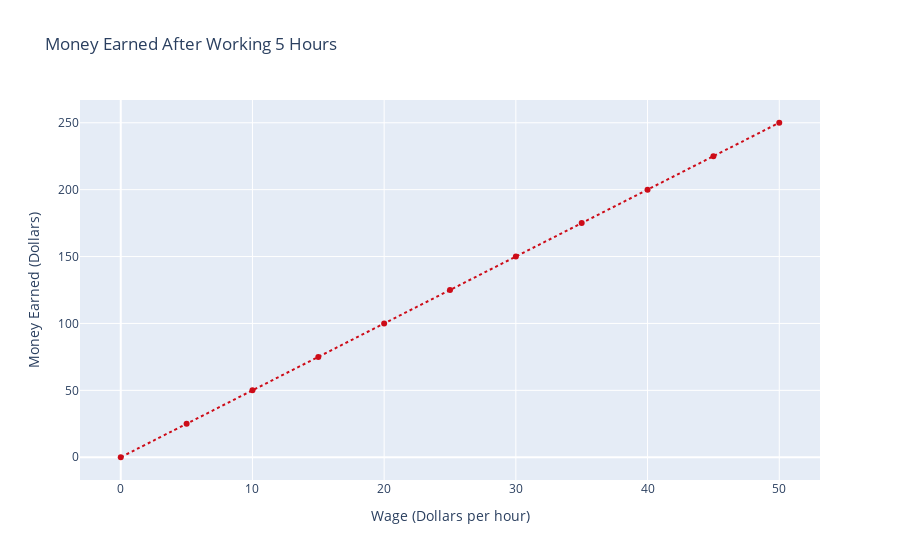

The cell this chart's notebook holds for it:
### Markdown cell above
# Graphing two variables 

** or **

## Understanding the Relationship Between Two Variables Using Graphs 
***




![Math_Gif](https://media.giphy.com/media/BmmfETghGOPrW/giphy.gif)
<center>*GIF taken from https://giphy.com/gifs/reaction-BmmfETghGOPrW, June 11th, 2018.*</center>

***

## **Introduction**

You may have heard the old saying, "you get what you give".  It means what you get is worth the same as what you give up for it.  But have you ever noticed that if you *change* what you give, it can *change* what you get?  Like when you eat more food, you get more energy, or when you spend more time on homework, you get better grades.

In these examples, the things you get (or give) are like **variables**—they are amounts that are allowed to change.  Sometimes, changing the value of one variable can affect the value of another.  Think about this example:

> ### Example  
> Say you have a job that pays you 10 dollars per hour. The amount of money you earn after working 5 hours depends on this wage (5 hours)x(10 dollars per hour) = 50 dollars. If your wage goes up to 12 dollars per hour, the amount of money you would make in 5 hours would change as well (5 hours)x(12 dollars per hour) = 60 dollars. So, your wage is a *variable* that determines how much money you are going to make.  

Variables are a part of our lives every day, but their exact effect can be hard to understand on their own.  A useful tool to help us see how variables affect results is called a **graph**, which is simply a visual way to show how variables are related.

This lesson will focus on how we can use graphs to improve our understanding of how two variables interact with each other. There are many different types of graphs, but we will focus on line graphs in this lesson to show you how to work with **linear functions**. We will go through:
- how to create a graph of a linear function 
- how to analyze some important features of a graph

Take a look at the graph shown below. This is a line graph that shows the relationship between a person's wage and how much money they earn after working 5 hours. You can use the toolbar at the top of the graph to play with it.

### Code cell
wages = np.linspace(0,50,11)
money = []
for item in wages:
    y = item*5
    money.append(y)

layout = go.Layout(
    title = "Money Earned After Working 5 Hours",
    yaxis = dict(
        title="Money Earned (Dollars)"
    ),
    xaxis = dict(
        title="Wage (Dollars per hour)",
    ),
)

trace1 = go.Scatter(
    x = wages,
    y = money,
    mode = "lines+markers",
    name = "Plot 1",
    line=dict(
        color = ('rgb(205, 12, 24)'),
        shape = "spline",
        dash = "dot"
    )
    
)

fig = go.Figure(data = [trace1], layout = layout)
py.offline.iplot(fig)

### Figure 1 — Plotly figure (JSON) as saved in the notebook; plotly's stock layout.template omitted (floating-point values rounded to 4 significant figures)
{"data": [{"line": {"color": "rgb(205, 12, 24)", "dash": "dot", "shape": "spline"}, "mode": "lines+markers", "name": "Plot 1", "type": "scatter", "x": [0, 5, 10, 15, 20, 25, 30, 35, 40, 45, 50], "y": [0, 25, 50, 75, 100, 125, 150, 175, 200, 225, 250]}], "layout": {"title": {"text": "Money Earned After Working 5 Hours"}, "xaxis": {"title": {"text": "Wage (Dollars per hour)"}}, "yaxis": {"title": {"text": "Money Earned (Dollars)"}}}}
